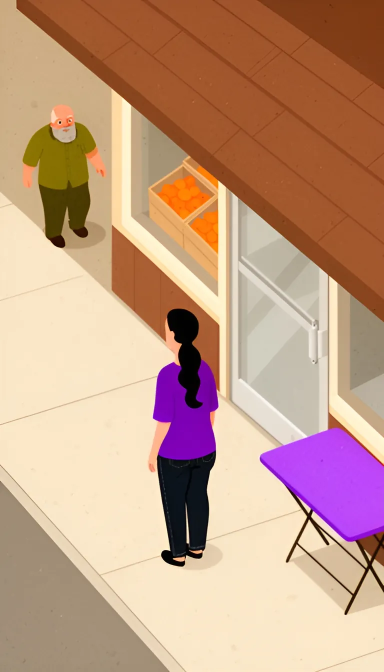
#> input picture wdpfxqlsvp/sig/img/aerial-dwayne.webp, 768 x 1344 px, given in place of spot-sit.webp, which was not available (shown at 1/2 size); the run also reads 1 picture not shown here
$ python r13_signs.py
#> lines starting #> are read from the running program, lines starting #| are printed output that depends on the picture; after the words box and inside, x2 and y2 are one past the last pixel; in counts of white or black regions, pixels touching at a corner belong together
#> in cloth, im is the input picture: PIL image 768x1344 RGB; mean R, G, B 195.3, 155.5, 131.5
# r13_signs.py: the drive's new name in the pictures (version 13, Robert's go, Nov 23, 2026: the course's measure is Prop 3, and the
# drive's name is "Schools and Health Care"). Every picture that carried "LIBRARIES FOR ALL" gets "SCHOOLS & HEALTH CARE" the way
# version 10 first painted it (rule 67: words printed in a picture are real and readable):
#   - on the cloth's front, in white, in the four where-to-stand pictures (version 10's r10/clothsign.py): the old letters are lifted
#     first, inpainted from the cloth around them, then the new name is laid on the cloth's front in Figtree, heavy;
#   - on the table's card, in the drive's purple, in the four views from above that have one (version 10's r10/signs.py): the card
#     is repainted whole, laid into its own slant.
# Run from the repo root: python3 -I ai/tools/sig-pictures/r13_signs.py [path to Figtree.ttf] [only these, comma-separated]
import os, sys, numpy as np, cv2
from PIL import Image, ImageDraw, ImageFont
ROOT = os.path.abspath(os.path.join(os.path.dirname(os.path.abspath(__file__)), "..", "..", ".."))
IMG = os.path.join(ROOT, "wdpfxqlsvp", "sig", "img")
FONT = sys.argv[1] if len(sys.argv) > 1 else os.environ.get("FIGTREE", "/root/sig-fonts/Figtree.ttf")
LINES = ["SCHOOLS &", "HEALTH CARE"]
CARD_LINES = ["SCHOOLS", "AND HEALTH", "CARE"]  # the card is small and nearly square: three short lines read bigger than two long ones. Version 14
# (the outside review): "AND" in words, since a small "&" read as "2" from above. Run it on version 12's pictures (git show 0444978:...):
# each run lays the card a little larger
PURPLE = (90, 62, 153)
CLOTH = ["spot-sit", "spot-stand", "spot-doorway", "spot-side"]
CARDS = ["aerial-ben", "aerial-soojin", "aerial-kayla", "aerial-luis"]

def font(px, weight):
    f = ImageFont.truetype(FONT, max(6, int(px)))
    try: f.set_variation_by_axes([weight])
    except Exception: pass
    return f
def is_purple(rgb): r, g, b = rgb[..., 0], rgb[..., 1], rgb[..., 2]; return (b > g + 25) & (r > g + 15)
#> after `r, g, b = (rgb[..., 0], rgb[..., 1], rgb[..., 2])`:
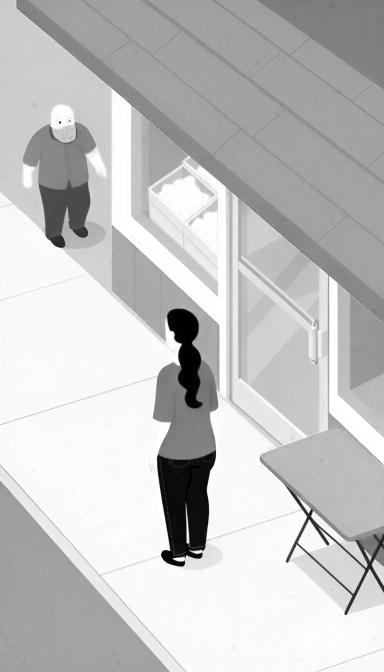
#> r: shape (1344, 768) int64 (shown at 1/2 size); min 0, max 255, mean 195.3
#> after `r, g, b = (rgb[..., 0], rgb[..., 1], rgb[..., 2])`:
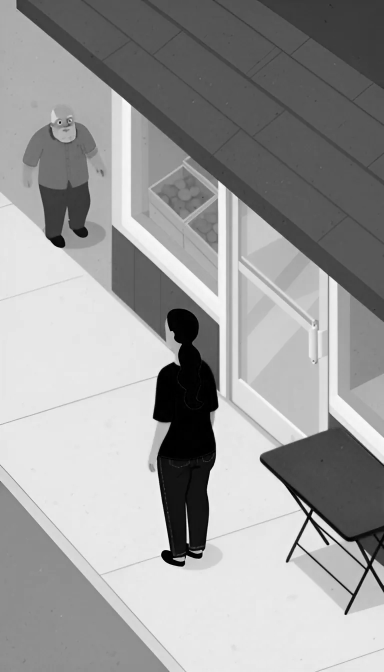
#> g: shape (1344, 768) int64 (shown at 1/2 size); min 0, max 255, mean 155.5
#> after `r, g, b = (rgb[..., 0], rgb[..., 1], rgb[..., 2])`:
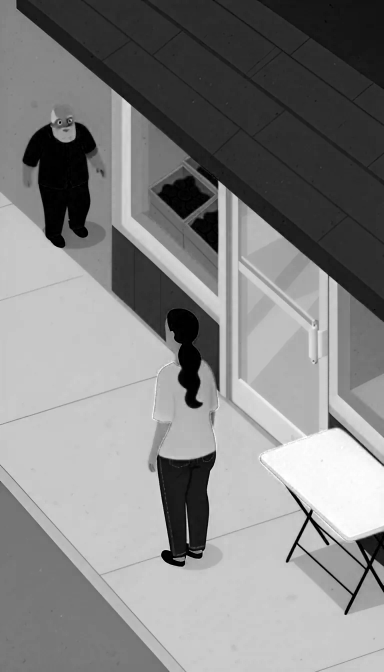
#> b: shape (1344, 768) int64 (shown at 1/2 size); min 0, max 255, mean 131.5
#> after `return (b > g + 25) & (r > g + 15)`:
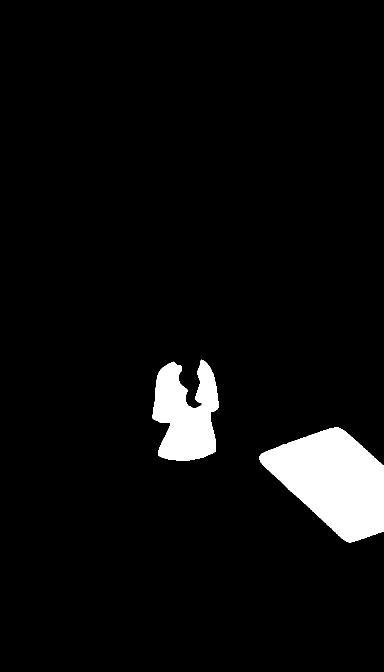
#> returned value: shape (1344, 768) bool (shown at 1/2 size); 5.2% white; 2 white regions, box (x1, y1, x2, y2) and area: (519, 855, 768, 1085) 35454, (305, 719, 438, 921) 18557

def cloth(name):
    path = os.path.join(IMG, name + ".webp"); im = Image.open(path).convert("RGB"); a = np.asarray(im).copy(); rgb = a.astype(int)
    pur = is_purple(rgb)
    # the old letters: light pixels in holes of the purple cloth (a closing fills the letters; what it filled that's light is ink)
    closed = cv2.morphologyEx(pur.astype(np.uint8), cv2.MORPH_CLOSE, np.ones((17, 17), np.uint8)).astype(bool)
#> closed: shape (1344, 768) bool; 5.3% white; 2 white regions, box (x1, y1, x2, y2) and area: (519, 855, 768, 1085) 35494, (305, 719, 438, 921) 18906
    light = (rgb.min(axis=2) > 150) & (rgb.max(axis=2) - rgb.min(axis=2) < 70)
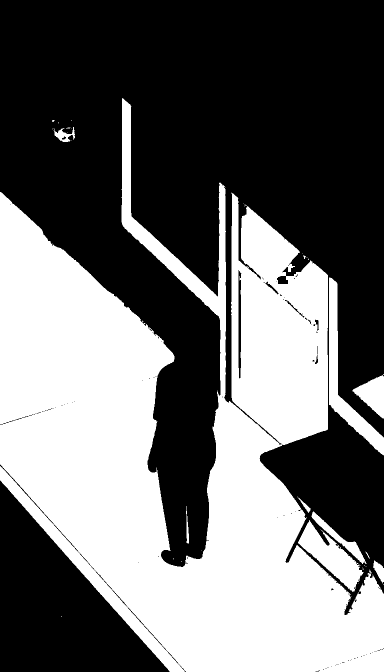
#> light: shape (1344, 768) bool (shown at 1/2 size); 42.7% white; 37 white regions (26 under 20 px), largest, box (x1, y1, x2, y2) and area: (0, 196, 768, 1344) 419775, (658, 554, 768, 911) 8044, (596, 1040, 727, 1184) 6886
    ink = closed & ~pur & light
#> ink: shape (1344, 768) bool; every value is 0
    n, lab, st, _ = cv2.connectedComponentsWithStats(ink.astype(np.uint8), 8)
#> lab: shape (1344, 768) int32; every value is 0
#> n = 1; st = [[0, 0, 768, 1344, 1032192]]
    keep = np.zeros_like(ink)
    for k in range(1, n):
        if st[k, cv2.CC_STAT_AREA] >= 3: keep |= lab == k
    ys, xs = np.nonzero(keep)
#> ys = empty array; xs = empty array
#> pass 2 of the loop `for n in CLOTH:`:
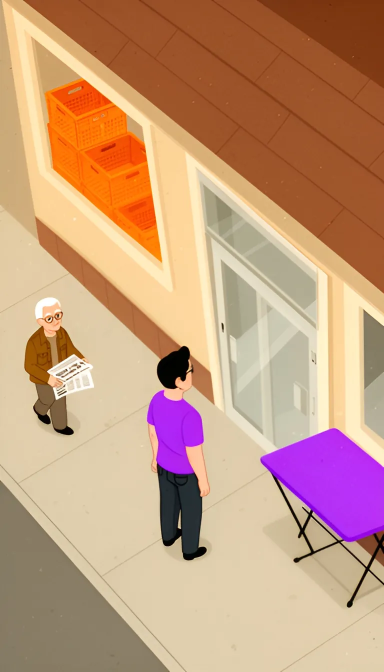
#> input picture wdpfxqlsvp/sig/img/aerial-hank.webp, 768 x 1344 px, given in place of spot-stand.webp, which was not available (shown at 1/2 size)
#> in cloth, im is the input picture: PIL image 768x1344 RGB; mean R, G, B 196.9, 154.2, 124.5
#> in is_purple (call 2), `return (b > g + 25) & (r > g + 15)`:
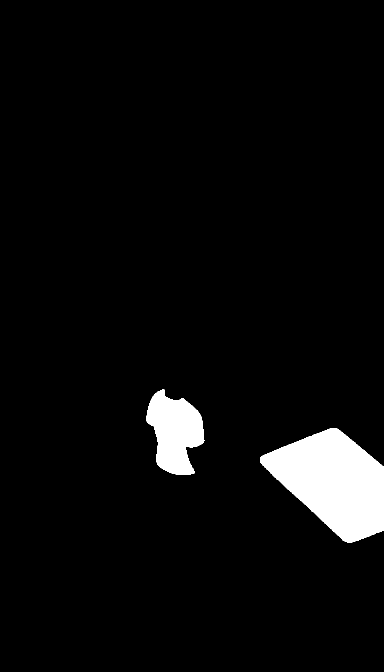
#> returned value: shape (1344, 768) bool (shown at 1/2 size); 4.6% white; 2 white regions, box (x1, y1, x2, y2) and area: (520, 856, 768, 1085) 34790, (293, 779, 409, 950) 12892
#> in cloth (call 2), `n, lab, st, _ = cv2.connectedComponentsWithStats(ink.astype(np.uint8),..`: n = 5; st = [[0, 0, 768, 1344, 1032144], [329, 784, 1, 7, 7], [346, 799, 11, 1, 11], [315, 885, 1, 3, 3], [760, 927, 8, 6, 27]]
#> ys = 48 values from 784 to 932; xs = 48 values, max 767 at index 28, min 315 at index 18, mean 578.2
#> y_lo = 784; y_hi = 932
#> cols = 70 values from 312 to 381
#> rows = 143 values from 799 to 941
#> in cloth (call 2), `x0, x1, y0, y1 = int(cols.min()), int(cols.max()), int(rows.min()), in..`: x0 = 312; x1 = 381; y0 = 799; y1 = 941
#> top = 830
#> bot = 924
#> in cloth (call 2), `W, H = (x1 - x0, bot - top)`: W = 69; H = 94
#> in cloth (call 2), `size = H * S * 0.42`: size = 236.9
#> the loop in cloth (call 2), `while True:` made 35 passes
#> (ws, size) on passes 1 to 4: ([1403.9, 1623], 225), ([1338.5, 1547.3], 213.8), ([1267.1, 1464.8], 203.1), ([1207.6, 1396], 192.9)
#> after the loop in cloth (call 2), `while True:`: size = 41.41
#> in cloth (call 2), `asc, desc = f.getmetrics()`: asc = 39; desc = 10
#> in cloth (call 2), `lh = asc * 1.02`: lh = 39.78
#> yy = 240.7
#> in cloth (call 2), `m = np.asarray(lay.resize((W, H), Image.LANCZOS)).astype(np.float32) /..`:
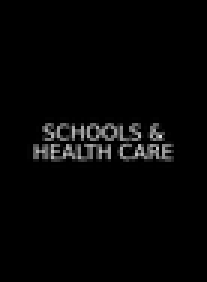
#> m: shape (94, 69) float32 (shown 3 times larger); min 0, max 0.882, mean 0.0215
#| spot-stand letters (315, 784, 767, 932) cloth (312, 830, 381, 924) font 6
#> pass 3 of the loop `for n in CLOTH:`:
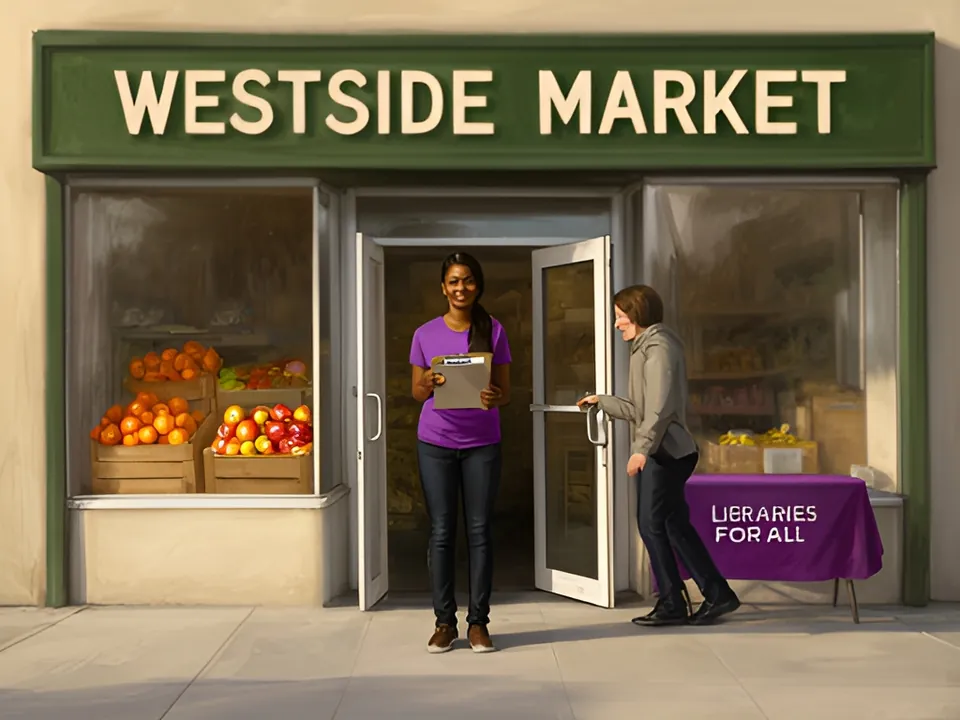
#> input picture wdpfxqlsvp/sig/img/spot-doorway.webp, 960 x 720 px
#> in cloth, im is the input picture: PIL image 960x720 RGB; mean R, G, B 120.6, 105.9, 82.1
#> r: shape (720, 960) int64
#> g: shape (720, 960) int64
#> b: shape (720, 960) int64
#> in is_purple (call 4), `return (b > g + 25) & (r > g + 15)`:
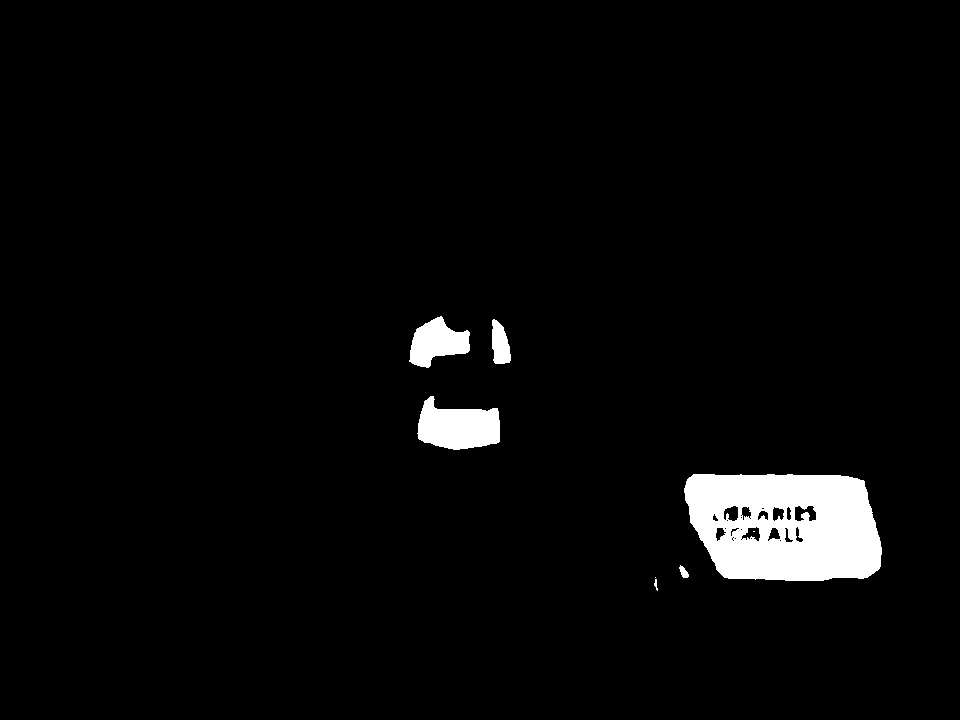
#> returned value: shape (720, 960) bool; 3.3% white; 8 white regions (2 under 20 px), largest, box (x1, y1, x2, y2) and area: (684, 474, 882, 581) 17254, (417, 396, 500, 450) 3121, (409, 316, 470, 368) 1901, (492, 319, 511, 364) 628, (679, 565, 689, 578) 74, (654, 579, 658, 591) 25
#> in cloth (call 3), `n, lab, st, _ = cv2.connectedComponentsWithStats(ink.astype(np.uint8),..`: n = 26; st = 26 rows, first 6: [0, 0, 960, 720, 690563], [730, 506, 8, 15, 50], [743, 507, 8, 13, 41], [748, 507, 1, 1, 1], [773, 507, 9, 14, 49], [787, 507, 3, 13, 32]
#> the loop in cloth (call 3), `for k in range(1, n):` made 25 passes
#> pass 1, in cloth (call 3), `if st[k, cv2.CC_STAT_AREA] >= 3: keep |= lab == k`:
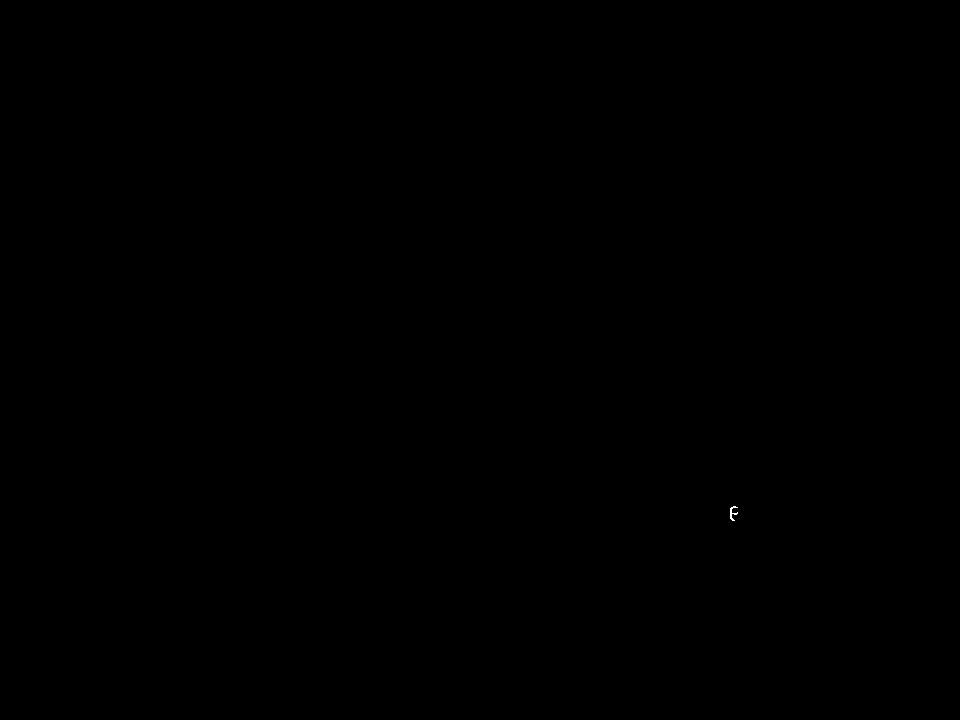
#> keep: shape (720, 960) bool; 0.01% white in thin lines or dots, all inside (x1, y1, x2, y2) = (730, 506, 738, 521)
#> ys = 630 values from 506 to 541; xs = 630 values, max 815 at index 203, min 713 at index 231, mean 766.3
#> y_lo = 506; y_hi = 541
#> cols = 181 values from 694 to 874
#> rows = 103 values from 475 to 577
#> rows = 96 values from 476 to 571
#> in cloth (call 3), `x0, x1, y0, y1 = int(cols.min()), int(cols.max()), int(rows.min()), in..`: x0 = 694; x1 = 874; y0 = 476; y1 = 571
#> top = 496
#> bot = 560
#> in cloth (call 3), `W, H = (x1 - x0, bot - top)`: W = 180; H = 64
#> in cloth (call 3), `size = H * S * 0.42`: size = 161.3
#> the loop in cloth (call 3), `while True:` made 9 passes
#> (ws, size) on passes 1 to 4: ([957.8, 1107.2], 153.2), ([910.2, 1052.2], 145.6), ([862.6, 997.1], 138.3), ([820.9, 949], 131.4)
#> after the loop in cloth (call 3), `while True:`: size = 107
#> in cloth (call 3), `asc, desc = f.getmetrics()`: asc = 99; desc = 25
#> in cloth (call 3), `lh = asc * 1.02`: lh = 101
#> yy = 87.27
#| spot-doorway letters (713, 506, 815, 541) cloth (694, 496, 874, 560) font 17
#> the loop made 4 passes; the first 3 are shown
    if not len(ys): print(name, "no letters found"); return False
    y_lo, y_hi = int(ys.min()), int(ys.max())
    mask = cv2.dilate(keep.astype(np.uint8), np.ones((3, 3), np.uint8)) * 255
    a = cv2.inpaint(a, mask, 4, cv2.INPAINT_TELEA)
    rgb = a.astype(int); pur = is_purple(rgb)
    # the cloth's front, found as version 10 found it: the purple columns in the letters' band, then its purple rows
    band = pur[y_lo:y_hi + 1]; cols = np.nonzero(band.mean(0) > 0.6)[0]
    rows = np.nonzero(pur[:, cols.min():cols.max()].mean(1) > 0.7)[0]; rows = rows[(rows >= y_lo - 30) & (rows <= y_hi + 30)]
    x0, x1, y0, y1 = int(cols.min()), int(cols.max()), int(rows.min()), int(rows.max())
    top = y0 + int((y1 - y0) * 0.22); bot = y1 - int((y1 - y0) * 0.12); W, H = x1 - x0, bot - top
    S = 6; lay = Image.new("L", (W * S, H * S), 0); d = ImageDraw.Draw(lay); size = H * S * 0.42
    while True:
        f = font(size, 860); ws = [d.textlength(t, font=f) for t in LINES]
        if max(ws) <= W * S * 0.70 or size < 8: break
        size *= 0.95
    asc, desc = f.getmetrics(); lh = asc * 1.02; yy = (H * S - lh * 2) / 2 - desc * 0.15
    for i, t in enumerate(LINES): d.text(((W * S - ws[i]) / 2, yy + i * lh), t, font=f, fill=255)
    m = np.asarray(lay.resize((W, H), Image.LANCZOS)).astype(np.float32) / 255
    m *= pur[top:bot, x0:x1]
    out = a.astype(np.float32); inkc = np.array([252, 249, 244], np.float32)
    for c in range(3): out[top:bot, x0:x1, c] = out[top:bot, x0:x1, c] * (1 - m) + inkc[c] * m
    Image.fromarray(out.clip(0, 255).astype(np.uint8)).save(path, quality=90, method=6)
    print(name, "letters", (int(xs.min()), y_lo, int(xs.max()), y_hi), "cloth", (x0, top, x1, bot), "font", int(size / S))
    return True

def text_card(w, h, paper):
    S = 8; W, H = int(w * S), int(h * S)
    im = Image.new("RGB", (W, H), paper); d = ImageDraw.Draw(im)
    d.rectangle((0, 0, W - 1, H - 1), outline=(196, 190, 204), width=max(2, int(S * 0.9)))
    L = CARD_LINES; size = H * 0.36
    while True:
        f = font(size, 850); ws = [d.textlength(t, font=f) for t in L]; asc, desc = f.getmetrics(); lh = (asc + desc) * 0.92
        if (max(ws) <= W * 0.86 and lh * len(L) <= H * 0.84) or size < 6: break
        size *= 0.94
    y0 = (H - lh * len(L)) / 2
    for i, t in enumerate(L): d.text(((W - ws[i]) / 2, y0 + i * lh), t, font=f, fill=PURPLE)
    return im

def card(name):
#> called with name = 'aerial-ben'
    path = os.path.join(IMG, name + ".webp"); im = Image.open(path).convert("RGBA"); a = np.asarray(im).astype(np.uint8).copy(); rgb = a[..., :3].astype(int)
    r, g, b = rgb[..., 0], rgb[..., 1], rgb[..., 2]
    purple = (b > g + 25) & (r > g + 15); purple[int(purple.shape[0] * 0.62):] = False
    n, lab, st, _ = cv2.connectedComponentsWithStats(purple.astype(np.uint8), 8)
#> n = 2; st = [[0, 0, 768, 1344, 1028652], [293, 779, 109, 54, 3540]]
    k = 1 + int(np.argmax(st[1:, cv2.CC_STAT_AREA])); tbl = lab == k
#> after `k = 1 + int(np.argmax(st[1:, cv2.CC_STAT_AREA]))`: k = 1
    hull = cv2.convexHull(np.argwhere(tbl)[:, ::-1].astype(np.int32)); inside = np.zeros(tbl.shape, np.uint8); cv2.fillConvexPoly(inside, hull, 1)
#> after `hull = cv2.convexHull(np.argwhere(tbl)[:, ::-1].astype(np.int32))`: hull = contour of 20 points, box (x1, y1, x2, y2) (293, 779, 402, 833), area 3818
    bright = (r > 175) & (g > 170) & (b > 160) & (inside > 0)
    bright = cv2.morphologyEx(bright.astype(np.uint8), cv2.MORPH_CLOSE, np.ones((7, 7), np.uint8))  # the old purple letters are closed over
    n2, lab2, st2, _ = cv2.connectedComponentsWithStats(bright, 8)
#> n2 = 20; st2 = 20 rows, first 6: [0, 0, 768, 1344, 1031802], [321, 779, 43, 22, 319], [319, 781, 1, 1, 1], [306, 783, 10, 9, 11], [317, 782, 1, 1, 1], [304, 793, 2, 2, 2]
    if n2 < 2: print(name, "no card"); return False
    k2 = 1 + int(np.argmax(st2[1:, cv2.CC_STAT_AREA])); cd = (lab2 == k2).astype(np.uint8)
#> after `k2 = 1 + int(np.argmax(st2[1:, cv2.CC_STAT_AREA]))`: k2 = 1
    cd = cv2.morphologyEx(cd, cv2.MORPH_CLOSE, np.ones((9, 9), np.uint8))
    cnts, _ = cv2.findContours(cd, cv2.RETR_EXTERNAL, cv2.CHAIN_APPROX_NONE); c = max(cnts, key=cv2.contourArea)
#> after `cnts, _ = cv2.findContours(cd, cv2.RETR_EXTERNAL, cv2.CHAIN_APPROX_NON`: cnts = 1 contour; box (x1, y1, x2, y2) and area: (321, 779, 364, 801) 265
#> after `c = max(cnts, key=cv2.contourArea)`: c = contour of 106 points, box (x1, y1, x2, y2) (321, 779, 364, 801), area 265
    quad = cv2.approxPolyDP(cv2.convexHull(c), 0.06 * cv2.arcLength(cv2.convexHull(c), True), True).reshape(-1, 2).astype(np.float32)
#> quad = [[321, 780], [363, 797], [340, 798]]
    if len(quad) != 4: quad = cv2.boxPoints(cv2.minAreaRect(c)).astype(np.float32)
#> quad = [[358.4, 806.7], [317.5, 787.4], [322.8, 776.1], [363.8, 795.4]]
    ctr = quad.mean(0); ang = np.arctan2(quad[:, 1] - ctr[1], quad[:, 0] - ctr[0]); quad = quad[np.argsort(ang)]
#> after `ctr = quad.mean(0)`: ctr = [340.6, 791.4]
#> after `ang = np.arctan2(quad[:, 1] - ctr[1], quad[:, 0] - ctr[0])`: ang = [0.71, -2.97, -2.43, 0.17]
#> after `quad = quad[np.argsort(ang)]`: quad = [[317.5, 787.4], [322.8, 776.1], [363.8, 795.4], [358.4, 806.7]]
    def lean(i): dd = quad[(i + 1) % 4] - quad[i]; return abs(np.arctan2(dd[1], dd[0])) if dd[0] > 0 else 9
#> called with i = 0
#> after `dd = quad[(i + 1) % 4] - quad[i]`: dd = [5.33, -11.32]
    best = min(range(4), key=lean)
#> best = 1
    q = np.array([quad[(best + j) % 4] for j in range(4)], np.float32)
#> q = [[322.8, 776.1], [363.8, 795.4], [358.4, 806.7], [317.5, 787.4]]
    q = (q - q.mean(0)) * 1.04 + q.mean(0)  # just over the old card's edge (version 10 already grew it 6%)
#> q = [[322.1, 775.5], [364.7, 795.5], [359.2, 807.3], [316.6, 787.3]]
    w = float(np.linalg.norm(q[1] - q[0])); h = float(np.linalg.norm(q[3] - q[0]))
#> after `w = float(np.linalg.norm(q[1] - q[0]))`: w = 47.05
#> after `h = float(np.linalg.norm(q[3] - q[0]))`: h = 13.01
    paper = tuple(int(v) for v in np.median(rgb[cd > 0], axis=0)); paper = tuple(min(255, max(v, 236)) for v in paper)
#> after `paper = tuple((int(v) for v in np.median(rgb[cd > 0], axis=0)))`: paper = (255, 197, 173)
#> after `paper = tuple((min(255, max(v, 236)) for v in paper))`: paper = (255, 236, 236)
    tex = text_card(w, h, paper); src = np.float32([[0, 0], [tex.width, 0], [tex.width, tex.height], [0, tex.height]])
#> in text_card, `W, H = (int(w * S), int(h * S))`: W = 376; H = 104
#> in text_card, `size = H * 0.36`: size = 37.44
#> the loop in text_card, `while True:` made 7 passes
#> (ws, asc, desc, lh, size) on passes 1 to 6: ([179.5, 235.7, 100.2], 35, 9, 40.48, 35.19), ([169.8, 222.9, 94.8], 33, 9, 38.64, 33.08), ([160.1, 210.2, 89.39], 31, 8, 35.88, 31.1), ([150.4, 197.5, 83.98], 29, 8, 34.04, 29.23), ([140.7, 184.8, 78.58], 27, 7, 31.28, 27.48), ([131, 172, 73.16], 26, 7, 30.36, 25.83)
#> after the loop in text_card, `while True:`: size = 25.83
#> in text_card, `y0 = (H - lh * len(L)) / 2`: y0 = 10.6
    Mx = cv2.getPerspectiveTransform(src, q)
#> Mx = [[0.113, -0.0533, 322.1], [0.0533, 0.113, 775.5], [0, 0, 1]]
    warped = cv2.warpPerspective(np.asarray(tex), Mx, (im.width, im.height), flags=cv2.INTER_AREA)
    mask = np.zeros(tbl.shape, np.float32); cv2.fillConvexPoly(mask, q.astype(np.int32), 1.0); mask = cv2.GaussianBlur(mask, (3, 3), 0.8)
    for ch in range(3): a[..., ch] = (a[..., ch] * (1 - mask) + warped[..., ch] * mask).clip(0, 255).astype(np.uint8)
    Image.fromarray(a, "RGBA").save(path, quality=90, method=6)
    print(name, "card", [tuple(int(v) for v in p) for p in q], "size", round(w), round(h))
#| aerial-ben card [(322, 775), (364, 795), (359, 807), (316, 787)] size 47 13
    return True

if __name__ == "__main__":
    only = sys.argv[2].split(",") if len(sys.argv) > 2 else None
    for n in CLOTH:
        if not only or n in only: cloth(n)
    for n in CARDS:
        if not only or n in only: card(n)
#> pass 2 of the loop `for n in CARDS:`:
#> (the run stopped early here; a loop or call above may not have finished)
